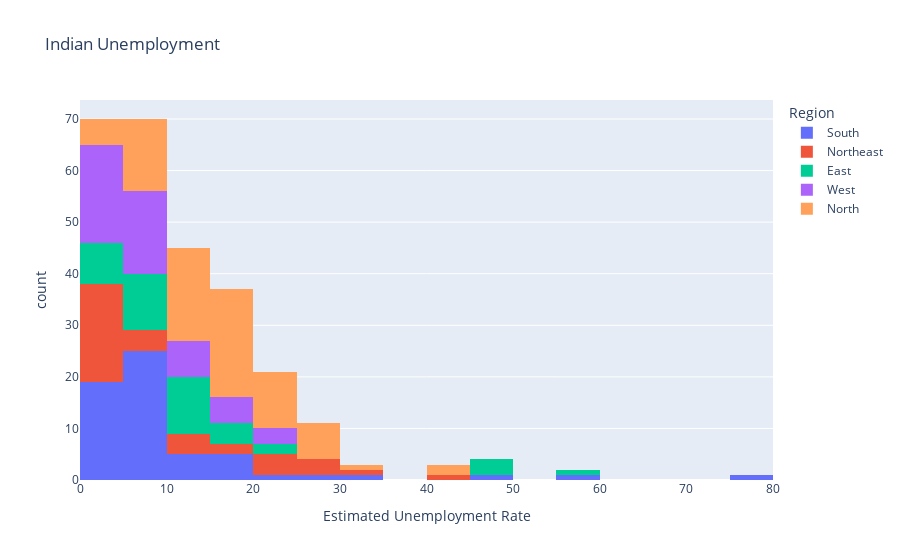

Notebook code for this chart:
### Code cell
fig = px.histogram(data, x="Estimated Unemployment Rate", color="Region", nbins=30,
                   title="Indian Unemployment")
fig.show()

### Figure 1 — Plotly figure (JSON) as saved in the notebook; plotly's stock layout.template omitted (floating-point values rounded to 4 significant figures)
{"data": [{"alignmentgroup": "True", "bingroup": "x", "hovertemplate": "Region=South<br>Estimated Unemployment Rate=%{x}<br>count=%{y}<extra></extra>", "legendgroup": "South", "marker": {"color": "#636efa", "pattern": {"shape": ""}}, "name": "South", "nbinsx": 30, "offsetgroup": "South", "orientation": "v", "showlegend": true, "type": "histogram", "x": [5.48, 5.83, 5.79, 20.51, 17.43, 3.31, 8.34, 6.96, 6.4, 6.59, 2.86, 3.61, 3.46, 29.84, 19.97, 8.44, 4.01, 0.5, 2.41, 1.58, 5.31, 7.6, 8.99, 16.99, 17.88, 9.71, 7.09, 10.98, 5.91, 3.88, 0.58, 1.76, 1.2, 75.85, 58.19, 4.24, 15.47, 5.05, 10.9, 6.18, 1.57, 2.09, 6.4, 49.83, 33.16, 12.2, 6.81, 2.65, 5, 2.16, 5.49, 8.29, 5.77, 6.25, 14.7, 10.55, 5.36, 5.79, 3.27, 2.86], "xaxis": "x", "yaxis": "y"}, {"alignmentgroup": "True", "bingroup": "x", "hovertemplate": "Region=Northeast<br>Estimated Unemployment Rate=%{x}<br>count=%{y}<extra></extra>", "legendgroup": "Northeast", "marker": {"color": "#EF553B", "pattern": {"shape": ""}}, "name": "Northeast", "nbinsx": 30, "offsetgroup": "Northeast", "orientation": "v", "showlegend": true, "type": "histogram", "x": [4.66, 4.41, 4.77, 11.06, 9.55, 0.6, 3.77, 5.53, 1.19, 3.02, 1.66, 3.59, 1.58, 10.03, 5.92, 1.15, 2.1, 3.74, 4.29, 4.6, 23.57, 2.28, 24.51, 4.46, 4.45, 12.49, 5.7, 0.88, 32.67, 28.4, 29.95, 41.23, 21.51, 21.71, 18.24, 27.92, 17.35, 11.57], "xaxis": "x", "yaxis": "y"}, {"alignmentgroup": "True", "bingroup": "x", "hovertemplate": "Region=East<br>Estimated Unemployment Rate=%{x}<br>count=%{y}<extra></extra>", "legendgroup": "East", "marker": {"color": "#00cc96", "pattern": {"shape": ""}}, "name": "East", "nbinsx": 30, "offsetgroup": "East", "orientation": "v", "showlegend": true, "type": "histogram", "x": [10.61, 10.29, 15.43, 46.64, 45.96, 17.82, 12.79, 13.44, 11.91, 9.82, 10.61, 11.85, 8.23, 47.09, 59.23, 20.95, 7.63, 9.76, 8.24, 11.8, 1.9, 3.12, 13.08, 23.76, 11.41, 3.77, 1.88, 1.42, 2.1, 2.18, 6.94, 4.92, 6.92, 17.41, 17.41, 7.29, 6.83, 14.87, 9.35, 9.98], "xaxis": "x", "yaxis": "y"}, {"alignmentgroup": "True", "bingroup": "x", "hovertemplate": "Region=West<br>Estimated Unemployment Rate=%{x}<br>count=%{y}<extra></extra>", "legendgroup": "West", "marker": {"color": "#ab63fa", "pattern": {"shape": ""}}, "name": "West", "nbinsx": 30, "offsetgroup": "West", "orientation": "v", "showlegend": true, "type": "histogram", "x": [9.65, 8.38, 7.54, 3.41, 10.5, 14.23, 10.27, 5.63, 1.96, 6.62, 8.89, 2.81, 5.25, 13.31, 21.25, 9.96, 17.07, 16.21, 15.38, 11.54, 5.54, 6.38, 6.66, 18.71, 12.11, 3.2, 1.84, 1.87, 3.42, 4.03, 4.11, 4.57, 2.22, 12.36, 21.98, 6.48, 5.08, 4.7, 3.91, 3.13, 4.95, 4.69, 5.79, 20.9, 15.46, 9.23, 3.89, 6.23, 4.55, 4.1], "xaxis": "x", "yaxis": "y"}, {"alignmentgroup": "True", "bingroup": "x", "hovertemplate": "Region=North<br>Estimated Unemployment Rate=%{x}<br>count=%{y}<extra></extra>", "legendgroup": "North", "marker": {"color": "#FFA15A", "pattern": {"shape": ""}}, "name": "North", "nbinsx": 30, "offsetgroup": "North", "orientation": "v", "showlegend": true, "type": "histogram", "x": [22.23, 14.84, 17.04, 16.68, 42.27, 18.19, 20.3, 13.79, 12.53, 6.27, 20.34, 25.77, 25.05, 43.22, 29.02, 26.7, 24.18, 33.5, 19.68, 27.31, 16.83, 16.84, 18.76, 2.2, 26.95, 13.47, 24.31, 15.79, 12.04, 13.46, 21.08, 20.78, 15.5, 18.74, 17.92, 10.88, 11.09, 16.17, 16.14, 11.11, 10.97, 10.32, 2.86, 28.33, 16.55, 9.19, 10.99, 9.61, 9.88, 10.97, 15.16, 11.9, 17.7, 15.74, 14.39, 15.81, 17.51, 15.35, 24.15, 7.58, 8.98, 10.11, 21.54, 20.41, 9.47, 5.56, 5.79, 4.18, 3.75, 5.49, 4.99, 19.85, 6.48, 8.01, 8.61, 12.38, 14.26, 22.26, 9.23], "xaxis": "x", "yaxis": "y"}], "layout": {"barmode": "relative", "legend": {"title": {"text": "Region"}, "tracegroupgap": 0}, "title": {"text": "Indian Unemployment"}, "xaxis": {"anchor": "y", "domain": [0, 1], "title": {"text": "Estimated Unemployment Rate"}}, "yaxis": {"anchor": "x", "domain": [0, 1], "title": {"text": "count"}}}}
